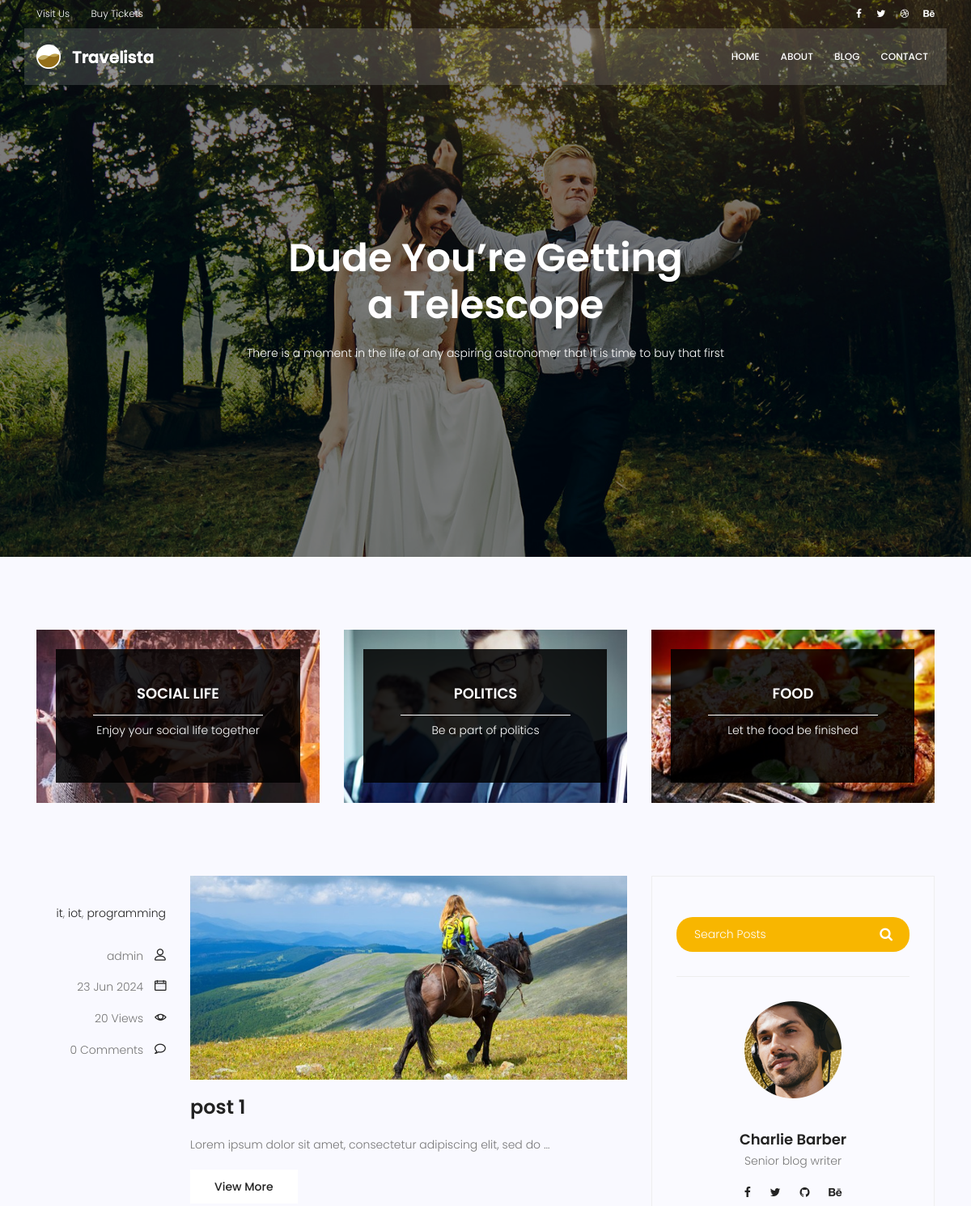
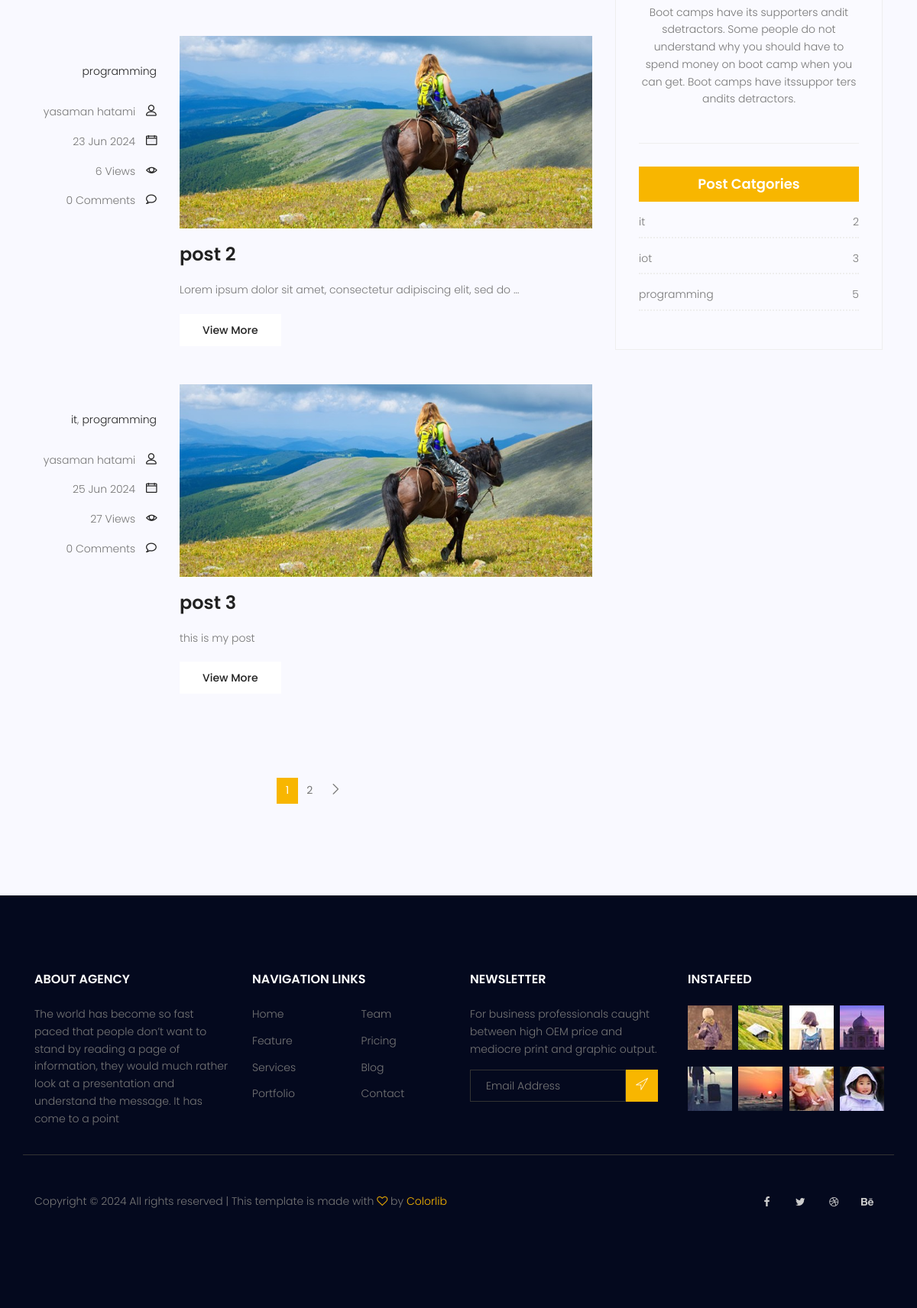
Screenshot of /blog/ with the database file from the repository (2 pictures, top to bottom).
### blog/models.py (models this page shows, shortened)
class category(models.Model):
    name=models.CharField(max_length=225)
    def __str__(self):
        return self.name

class Post(models.Model):
    id = models.IntegerField(primary_key=True)
    image=models.ImageField(upload_to='blog/',default='blog/default.jpg')
    author=models.ForeignKey(User, on_delete=models.SET_NULL,null=True)
    title=models.CharField(max_length=225)
    content=models.TextField()
    tags = TaggableManager()
    category=models.ManyToManyField(category)
    counted_views= models.IntegerField(default=0)
    status=models.BooleanField(default=False)
    published_date=models.DateTimeField(null=True)
    created_date=models.DateTimeField(auto_now_add=True)
    updated_date=models.DateTimeField(auto_now=True)#2024-03-30 11:10:56.530638
    class Meta:
        ordering=['-published_date']

### blog/views.py (the view)
# urls.py: path('',blog_view,name='index'),
def blog_view(request,**kwargs):
    posts=Post.objects.filter(published_date__lte=timezone.now(),status=1).order_by('published_date')
    if kwargs.get('cat_name')!=None:
        posts=posts.filter(category__name=kwargs['cat_name'])
    if kwargs.get('author_username')!=None:
        posts=posts.filter(author__username=kwargs['author_username'])
    if kwargs.get('tag_name')!=None:
        posts=posts.filter(tags__name=kwargs['tag_name'])
    posts=Paginator(posts,3)
    try:
        page_number=request.GET.get('page')
        posts=posts.get_page(page_number)
    except PageNotAnInteger:
        posts=posts.get_page(1)
    except EmptyPage:
        posts=posts.get_page(1)
    context={'posts':posts}
    return render(request,'blog/blog-home.html',context)

### blog/templatetags/blog_tags.py (called while the page is built)
@register.simple_tag(name='comments_count')
def function(pid):
    return Comment.objects.filter(post=pid,approved=True).count()

@register.inclusion_tag('blog/blog-post-categories.html')
def postcategories():
    posts=Post.objects.filter(status=1)
    categories=category.objects.all()
    cat_dict={}
    for name in categories:
        cat_dict[name]=posts.filter(category=name).count()
    return {'categories':cat_dict}

### templates/blog/blog-home.html (shortened to what this page needs)
{%extends 'base.html'%}
{%load static%}
{% load blog_tags %}
{%block content%}
<section class="banner-area relative blog-home-banner" id="home">
	<div class="overlay overlay-bg"></div>
	<div class="container">
		<div class="row d-flex align-items-center justify-content-center">
			<div class="about-content blog-header-content col-lg-12">
				<h1 class="text-white">
					Dude You’re Getting
					a Telescope
				</h1>
				<p class="text-white">
					There is a moment in the life of any aspiring astronomer that it is time to buy that first
				</p>
			</div>
		</div>
	</div>
</section>
<section class="top-category-widget-area pt-90 pb-90 ">
	<div class="container">
		<div class="row">
			<div class="col-lg-4">
				<div class="single-cat-widget">
					<div class="content relative">
						<div class="overlay overlay-bg"></div>
						<a href="#" target="_blank">
							<div class="thumb">
								<img class="content-image img-fluid d-block mx-auto"
									src="{%static 'img/blog/cat-widget1.jpg'%}" alt="">
							</div>
							<div class="content-details">
								<h4 class="content-title mx-auto text-uppercase">Social life</h4>
								<span></span>
								<p>Enjoy your social life together</p>
							</div>
						</a>
					</div>
				</div>
			</div>
			<div class="col-lg-4">
				<div class="single-cat-widget">
					<div class="content relative">
						<div class="overlay overlay-bg"></div>
						<a href="#" target="_blank">
							<div class="thumb">
								<img class="content-image img-fluid d-block mx-auto"
									src="{%static 'img/blog/cat-widget2.jpg'%}" alt="">
							</div>
							<div class="content-details">
								<h4 class="content-title mx-auto text-uppercase">Politics</h4>
								<span></span>
								<p>Be a part of politics</p>
							</div>
						</a>
					</div>
				</div>
			</div>
			<div class="col-lg-4">
				<div class="single-cat-widget">
					<div class="content relative">
						<div class="overlay overlay-bg"></div>
						<a href="#" target="_blank">
							<div class="thumb">
								<img class="content-image img-fluid d-block mx-auto"
									src="{%static 'img/blog/cat-widget3.jpg'%}" alt="">
							</div>
							<div class="content-details">
								<h4 class="content-title mx-auto text-uppercase">Food</h4>
								<span></span>
								<p>Let the food be finished</p>
							</div>
						</a>
					</div>
				</div>
			</div>
		</div>
	</div>
</section>
<section class="post-content-area">
	<div class="container">
		<div class="row">
			<div class="col-lg-8 posts-list">
				{%for post in posts%}
				<div class="single-post row">
					<div class="col-lg-3  col-md-3 meta-details">
						<ul class="tags">
							{%for cat in post.category.all%}
						<li><a href='{% url "blog:category" cat_name=cat.name %}'>{{cat.name}}</a>{% if not forloop.last %}, {% endif %}</li>
							{%endfor%}
						</ul>
						<div class="user-details row">
							<p class="user-name col-lg-12 col-md-12 col-6"><a href="{% url 'blog:author' author_username=post.author.username %}">{{post.author.get_full_name}}</a> <span
									class="lnr lnr-user"></span></p>
							<p class="date col-lg-12 col-md-12 col-6"><a href="#">{{post.published_date|date:'d M Y'}}</a> <span
									class="lnr lnr-calendar-full"></span></p>
							<p class="view col-lg-12 col-md-12 col-6"><a href="#">{{post.counted_views}} Views</a> <span
									class="lnr lnr-eye"></span></p>
							<p class="comments col-lg-12 col-md-12 col-6"><a href="#">{% comments_count post.id %} Comments</a> <span
									class="lnr lnr-bubble"></span></p>
						</div>
					</div>
					<div class="col-lg-9 col-md-9 ">
						<div class="feature-img">
							<img class="img-fluid" src="{{post.image.url}}" alt="">
						</div>
						<a class="posts-title" href="{% url 'blog:single' post.id %}">
							<h3>{{post.title}}</h3>
						</a>
						<p class="excert">
							{{post.content|truncatewords:10}}
						</p>
						<a href="{% url 'blog:single' post.id %}" class="primary-btn">View More</a>
					</div>
				</div>
				{%endfor%}
				<nav class="blog-pagination justify-content-center d-flex">
					<ul class="pagination">
						{% for i in posts.paginator.page_range %}
						{% if posts.number == i %}
							<li class="page-item active"><a href="?page={{i}}" class="page-link">{{i}}</a></li>
						{% else %}
							<li class="page-item"><a href="?page={{i}}" class="page-link">{{i}}</a></li>
						{% endif %}
						{% endfor %}
						{% if posts.has_next %}
						<li class="page-item">
							<a href="?page={{ posts.next_page_number }}" class="page-link" aria-label="Next">
								<span aria-hidden="true">
									<span class="lnr lnr-chevron-right"></span>
								</span>
							</a>
						</li>
						{% endif %}
					</ul>
				</nav>
			</div>
			<div class="col-lg-4 sidebar-widgets">
				<div class="widget-wrap">
					{% include 'blog/blog-search.html' %}
					{% include 'blog/blog-writer.html' %}
					{% postcategories %}
				</div>
			</div>
		</div>
	</div>
</section>
{% endblock %}

### templates/blog/blog-post-categories.html
{% load static %}
<div class="single-sidebar-widget post-category-widget">
    <h4 class="category-title">Post Catgories</h4>
    <ul class="cat-list">
        {% for name,count in categories.items %}
        <li>
            <a href="{% url 'blog:category' cat_name=name %}" class="d-flex justify-content-between">
                <p>{{name}}</p>
                <p>{{count}}</p>
            </a>
        </li>
        {% endfor %}
    </ul>
</div>

### rows the page displays
Post: author.get_full_name "admin", published_date "23 Jun 2024", counted_views "20", id "0", image (placeholder picture), title "post 1", content "Lorem ipsum dolor sit amet, consectetur adipiscing elit, sed do …"
category: name "it", count "2"
category: name "iot", count "3"
category: name "programming", id "5"
Post: author.get_full_name "yasaman hatami", published_date "23 Jun 2024", counted_views "6", id "0", image (placeholder picture), title "post 2", content "Lorem ipsum dolor sit amet, consectetur adipiscing elit, sed do …"
Post: author.get_full_name "yasaman hatami", published_date "25 Jun 2024", counted_views "27", id "0", image (placeholder picture), title "post 3", content "this is my post"

### other values shown
{{ i }} "1"
{{ i }} "2"
